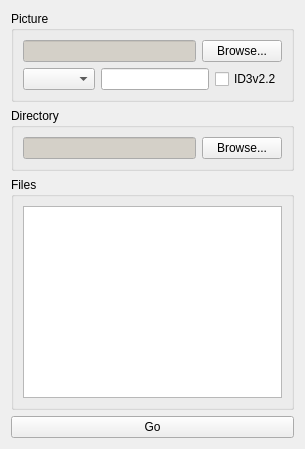
      <widget class="QWidget" name="Seite_2" >
       <attribute name="title" >
        <string>Attach Picture</string>
       </attribute>
       <layout class="QVBoxLayout" name="verticalLayout_5" >
        <item>
         <widget class="QGroupBox" name="groupBox_11" >
          <property name="title" >
           <string>Picture</string>
          </property>
          <layout class="QVBoxLayout" name="verticalLayout_3" >
           <item>
            <layout class="QHBoxLayout" name="horizontalLayout_2" >
             <item>
              <widget class="QLineEdit" name="apic_pictureEdit" >
               <property name="palette" >
                <palette>
                 <active>
                  <colorrole role="Base" >
                   <brush brushstyle="SolidPattern" >
                    <color alpha="255" >
                     <red>212</red>
                     <green>208</green>
                     <blue>200</blue>
                    </color>
                   </brush>
                  </colorrole>
                 </active>
                 <inactive>
                  <colorrole role="Base" >
                   <brush brushstyle="SolidPattern" >
                    <color alpha="255" >
                     <red>212</red>
                     <green>208</green>
                     <blue>200</blue>
                    </color>
                   </brush>
                  </colorrole>
                 </inactive>
                 <disabled>
                  <colorrole role="Base" >
                   <brush brushstyle="SolidPattern" >
                    <color alpha="255" >
                     <red>212</red>
                     <green>208</green>
                     <blue>200</blue>
                    </color>
                   </brush>
                  </colorrole>
                 </disabled>
                </palette>
               </property>
               <property name="font" >
                <font>
                 <weight>75</weight>
                 <bold>true</bold>
                </font>
               </property>
               <property name="frame" >
                <bool>true</bool>
               </property>
               <property name="alignment" >
                <set>Qt::AlignRight|Qt::AlignTrailing|Qt::AlignVCenter</set>
               </property>
               <property name="readOnly" >
                <bool>true</bool>
               </property>
              </widget>
             </item>
             <item>
              <widget class="QPushButton" name="apic_browsePictureButton" >
               <property name="text" >
                <string>Browse...</string>
               </property>
              </widget>
             </item>
            </layout>
           </item>
           <item>
            <layout class="QHBoxLayout" name="horizontalLayout_3" >
             <item>
              <widget class="QComboBox" name="apic_typeCombo" >
               <property name="toolTip" >
                <string>Picture type</string>
               </property>
               <property name="maxVisibleItems" >
                <number>32</number>
               </property>
              </widget>
             </item>
             <item>
              <widget class="QLineEdit" name="apic_descriptionEdit" >
               <property name="toolTip" >
                <string>Description</string>
               </property>
              </widget>
             </item>
             <item>
              <widget class="QCheckBox" name="apic_id3v22Check" >
               <property name="toolTip" >
                <string>Write ID3v2.2 PIC frame</string>
               </property>
               <property name="text" >
                <string>ID3v2.2</string>
               </property>
              </widget>
             </item>
            </layout>
           </item>
          </layout>
         </widget>
        </item>
        <item>
         <widget class="QGroupBox" name="groupBox_12" >
          <property name="title" >
           <string>Directory</string>
          </property>
          <layout class="QHBoxLayout" name="horizontalLayout_4" >
           <item>
            <widget class="QLineEdit" name="apic_directoryEdit" >
             <property name="palette" >
              <palette>
               <active>
                <colorrole role="Base" >
                 <brush brushstyle="SolidPattern" >
                  <color alpha="255" >
                   <red>212</red>
                   <green>208</green>
                   <blue>200</blue>
                  </color>
                 </brush>
                </colorrole>
               </active>
               <inactive>
                <colorrole role="Base" >
                 <brush brushstyle="SolidPattern" >
                  <color alpha="255" >
                   <red>212</red>
                   <green>208</green>
                   <blue>200</blue>
                  </color>
                 </brush>
                </colorrole>
               </inactive>
               <disabled>
                <colorrole role="Base" >
                 <brush brushstyle="SolidPattern" >
                  <color alpha="255" >
                   <red>212</red>
                   <green>208</green>
                   <blue>200</blue>
                  </color>
                 </brush>
                </colorrole>
               </disabled>
              </palette>
             </property>
             <property name="font" >
              <font>
               <weight>75</weight>
               <bold>true</bold>
              </font>
             </property>
             <property name="alignment" >
              <set>Qt::AlignRight|Qt::AlignTrailing|Qt::AlignVCenter</set>
             </property>
             <property name="readOnly" >
              <bool>true</bool>
             </property>
            </widget>
           </item>
           <item>
            <widget class="QPushButton" name="apic_browseButton" >
             <property name="text" >
              <string>Browse...</string>
             </property>
            </widget>
           </item>
          </layout>
         </widget>
        </item>
        <item>
         <widget class="QGroupBox" name="groupBox_13" >
          <property name="title" >
           <string>Files</string>
          </property>
          <layout class="QVBoxLayout" name="verticalLayout_4" >
           <item>
            <widget class="QListView" name="apic_filesView" >
             <property name="editTriggers" >
              <set>QAbstractItemView::NoEditTriggers</set>
             </property>
             <property name="alternatingRowColors" >
              <bool>true</bool>
             </property>
            </widget>
           </item>
          </layout>
         </widget>
        </item>
        <item>
         <widget class="QPushButton" name="apic_goButton" >
          <property name="text" >
           <string>Go</string>
          </property>
         </widget>
        </item>
       </layout>
      </widget>
